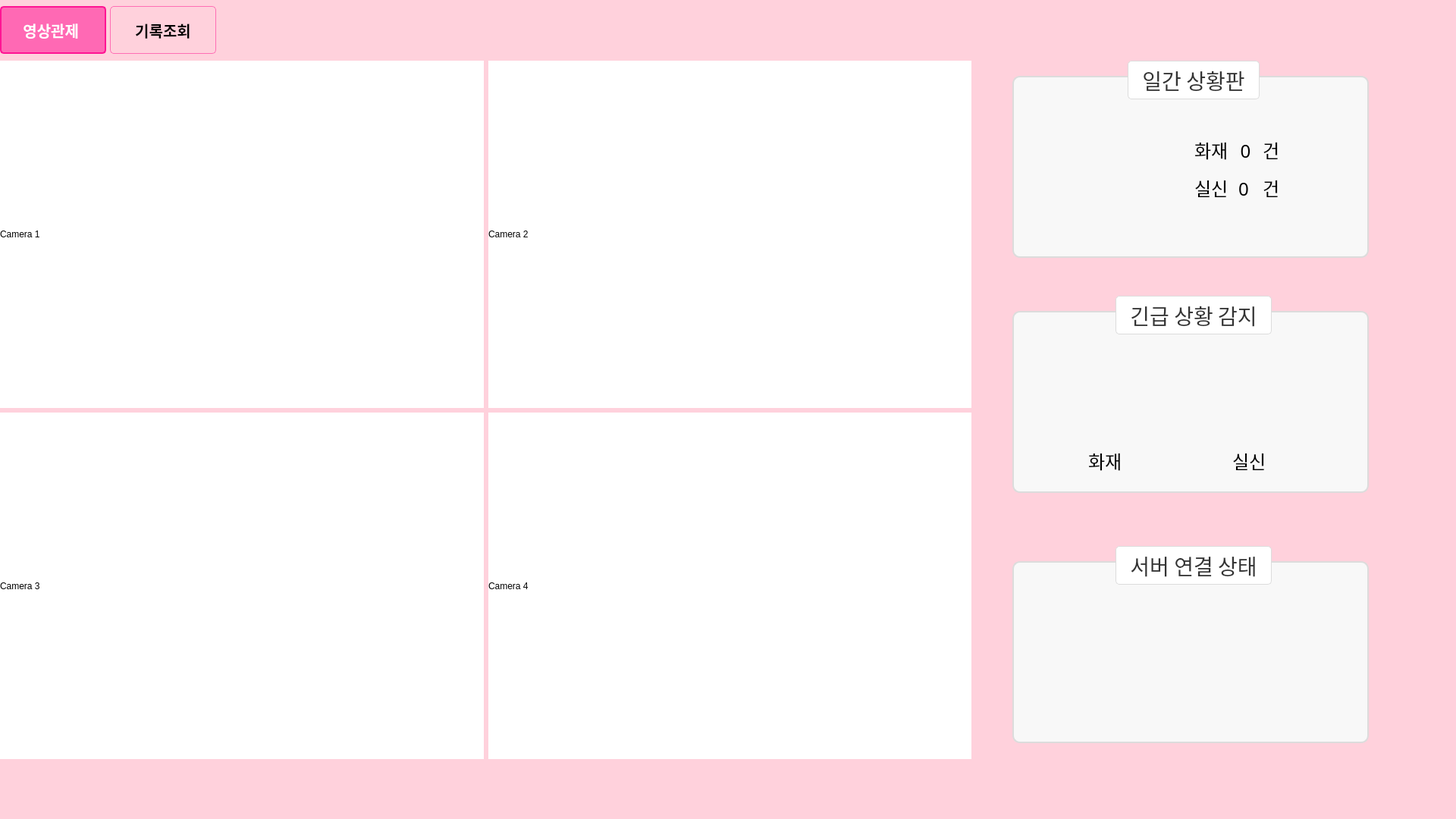
<?xml version="1.0" encoding="UTF-8"?>
<ui version="4.0">
 <class>Dialog</class>
 <widget class="QDialog" name="Dialog">
  <property name="geometry">
   <rect>
    <x>0</x>
    <y>0</y>
    <width>1920</width>
    <height>1080</height>
   </rect>
  </property>
  <property name="windowTitle">
   <string>Dialog</string>
  </property>
  <property name="styleSheet">
   <string notr="true"> background-color: #FFD1DC; </string>
  </property>
  <widget class="QStackedWidget" name="stackedWidget">
   <property name="geometry">
    <rect>
     <x>0</x>
     <y>0</y>
     <width>1920</width>
     <height>1080</height>
    </rect>
   </property>
   <property name="currentIndex">
    <number>0</number>
   </property>
   <widget class="QWidget" name="page">
    <widget class="QWidget" name="gridLayoutWidget">
     <property name="geometry">
      <rect>
       <x>0</x>
       <y>80</y>
       <width>1281</width>
       <height>921</height>
      </rect>
     </property>
     <layout class="QGridLayout" name="gridLayout">
      <property name="spacing">
       <number>6</number>
      </property>
      <item row="1" column="1">
       <widget class="QLabel" name="label">
        <property name="styleSheet">
         <string notr="true">background-color: rgb(255, 255, 255);</string>
        </property>
        <property name="text">
         <string>Camera 1</string>
        </property>
       </widget>
      </item>
      <item row="1" column="2">
       <widget class="QLabel" name="label_2">
        <property name="styleSheet">
         <string notr="true">background-color: rgb(255, 255, 255);</string>
        </property>
        <property name="text">
         <string>Camera 2</string>
        </property>
       </widget>
      </item>
      <item row="2" column="1">
       <widget class="QLabel" name="label_3">
        <property name="styleSheet">
         <string notr="true">background-color: rgb(255, 255, 255);</string>
        </property>
        <property name="text">
         <string>Camera 3</string>
        </property>
       </widget>
      </item>
      <item row="2" column="2">
       <widget class="QLabel" name="label_4">
        <property name="styleSheet">
         <string notr="true">background-color: rgb(255, 255, 255);</string>
        </property>
        <property name="text">
         <string>Camera 4</string>
        </property>
       </widget>
      </item>
     </layout>
    </widget>
    <widget class="QGroupBox" name="groupBox_2">
     <property name="geometry">
      <rect>
       <x>1335</x>
       <y>390</y>
       <width>470</width>
       <height>260</height>
      </rect>
     </property>
     <property name="font">
      <font>
       <family>NanumGothic</family>
       <pointsize>21</pointsize>
      </font>
     </property>
     <property name="styleSheet">
      <string notr="true">QGroupBox {
    background-color: #f8f8f8; /* 부드러운 하얀색 배경 */
    border: 2px solid #dcdcdc; /* 옅은 회색 테두리 */
    border-radius: 10px;       /* 둥근 모서리 */
    margin-top: 20px;          /* 제목 여백 */
    padding: 10px;             /* 내부 여백 */
}
QGroupBox:title {
    subcontrol-origin: margin; /* 제목 위치 설정 */
    subcontrol-position: top center; /* 제목을 상단 중앙에 배치 */
    padding: 5px 15px;          /* 제목 내부 여백 */
    background-color: #ffffff;  /* 제목 배경 흰색 */
    color: #333333;             /* 제목 글자색 */
    border: 1px solid #dcdcdc;  /* 제목 테두리 */
    border-radius: 5px;         /* 제목 둥근 테두리 */
}
</string>
     </property>
     <property name="title">
      <string>긴급 상황 감지</string>
     </property>
     <widget class="QLabel" name="fire_title2">
      <property name="geometry">
       <rect>
        <x>100</x>
        <y>200</y>
        <width>45</width>
        <height>35</height>
       </rect>
      </property>
      <property name="font">
       <font>
        <family>NanumGothic</family>
        <pointsize>18</pointsize>
       </font>
      </property>
      <property name="styleSheet">
       <string notr="true">background-color: rgba(191, 64, 64, 0);</string>
      </property>
      <property name="text">
       <string>화재</string>
      </property>
     </widget>
     <widget class="QLabel" name="swoon_title2">
      <property name="geometry">
       <rect>
        <x>290</x>
        <y>200</y>
        <width>45</width>
        <height>35</height>
       </rect>
      </property>
      <property name="font">
       <font>
        <family>NanumGothic</family>
        <pointsize>18</pointsize>
       </font>
      </property>
      <property name="styleSheet">
       <string notr="true">background-color: rgba(191, 64, 64, 0);</string>
      </property>
      <property name="text">
       <string>실신</string>
      </property>
     </widget>
     <widget class="QLabel" name="swoon_off">
      <property name="geometry">
       <rect>
        <x>250</x>
        <y>60</y>
        <width>120</width>
        <height>141</height>
       </rect>
      </property>
      <property name="styleSheet">
       <string notr="true">background-color: rgba(191, 64, 64, 0);
</string>
      </property>
      <property name="text">
       <string/>
      </property>
      <property name="pixmap">
       <pixmap>ui/die.png</pixmap>
      </property>
      <property name="scaledContents">
       <bool>true</bool>
      </property>
     </widget>
     <widget class="QPushButton" name="fire_detect">
      <property name="geometry">
       <rect>
        <x>60</x>
        <y>60</y>
        <width>120</width>
        <height>141</height>
       </rect>
      </property>
      <property name="styleSheet">
       <string notr="true">    QPushButton {
        background-color: rgba(191, 64, 64, 0);
        border: none;
    }

    QPushButton:focus {
        outline: none;  /* 포커스 시 테두리 제거 */
    }</string>
      </property>
      <property name="text">
       <string/>
      </property>
      <property name="icon">
       <iconset>
        <normaloff>ui/fire_off.png</normaloff>
        <normalon>ui/fire_on.png</normalon>ui/fire_off.png</iconset>
      </property>
      <property name="iconSize">
       <size>
        <width>120</width>
        <height>141</height>
       </size>
      </property>
     </widget>
    </widget>
    <widget class="QGroupBox" name="groupBox">
     <property name="geometry">
      <rect>
       <x>1335</x>
       <y>80</y>
       <width>470</width>
       <height>260</height>
      </rect>
     </property>
     <property name="font">
      <font>
       <family>NanumGothic</family>
       <pointsize>21</pointsize>
      </font>
     </property>
     <property name="styleSheet">
      <string notr="true">QGroupBox {
    background-color: #f8f8f8; /* 부드러운 하얀색 배경 */
    border: 2px solid #dcdcdc; /* 옅은 회색 테두리 */
    border-radius: 10px;       /* 둥근 모서리 */
    margin-top: 20px;          /* 제목 여백 */
    padding: 10px;             /* 내부 여백 */
}
QGroupBox:title {
    subcontrol-origin: margin; /* 제목 위치 설정 */
    subcontrol-position: top center; /* 제목을 상단 중앙에 배치 */
    padding: 5px 15px;          /* 제목 내부 여백 */
    background-color: #ffffff;  /* 제목 배경 흰색 */
    color: #333333;             /* 제목 글자색 */
    border: 1px solid #dcdcdc;  /* 제목 테두리 */
    border-radius: 5px;         /* 제목 둥근 테두리 */
}
</string>
     </property>
     <property name="title">
      <string>일간 상황판</string>
     </property>
     <widget class="QLabel" name="fire_title">
      <property name="geometry">
       <rect>
        <x>240</x>
        <y>100</y>
        <width>45</width>
        <height>35</height>
       </rect>
      </property>
      <property name="font">
       <font>
        <family>NanumGothic</family>
        <pointsize>18</pointsize>
       </font>
      </property>
      <property name="styleSheet">
       <string notr="true">background-color: rgba(191, 64, 64, 0);</string>
      </property>
      <property name="text">
       <string>화재</string>
      </property>
     </widget>
     <widget class="QLabel" name="fire_label">
      <property name="geometry">
       <rect>
        <x>330</x>
        <y>100</y>
        <width>23</width>
        <height>35</height>
       </rect>
      </property>
      <property name="font">
       <font>
        <family>NanumGothic</family>
        <pointsize>18</pointsize>
       </font>
      </property>
      <property name="styleSheet">
       <string notr="true">background-color: rgba(191, 64, 64, 0);</string>
      </property>
      <property name="text">
       <string>건</string>
      </property>
     </widget>
     <widget class="QLabel" name="swoon_label">
      <property name="geometry">
       <rect>
        <x>330</x>
        <y>150</y>
        <width>23</width>
        <height>35</height>
       </rect>
      </property>
      <property name="font">
       <font>
        <family>NanumGothic</family>
        <pointsize>18</pointsize>
       </font>
      </property>
      <property name="styleSheet">
       <string notr="true">background-color: rgba(191, 64, 64, 0);</string>
      </property>
      <property name="text">
       <string>건</string>
      </property>
     </widget>
     <widget class="QLabel" name="swoon_title">
      <property name="geometry">
       <rect>
        <x>240</x>
        <y>150</y>
        <width>45</width>
        <height>35</height>
       </rect>
      </property>
      <property name="font">
       <font>
        <family>NanumGothic</family>
        <pointsize>18</pointsize>
       </font>
      </property>
      <property name="styleSheet">
       <string notr="true">background-color: rgba(191, 64, 64, 0);</string>
      </property>
      <property name="text">
       <string>실신</string>
      </property>
     </widget>
     <widget class="QLabel" name="swoon_count">
      <property name="geometry">
       <rect>
        <x>292</x>
        <y>155</y>
        <width>31</width>
        <height>28</height>
       </rect>
      </property>
      <property name="font">
       <font>
        <family>NanumGothic</family>
        <pointsize>18</pointsize>
       </font>
      </property>
      <property name="styleSheet">
       <string notr="true">background-color: rgba(191, 64, 64, 0);</string>
      </property>
      <property name="text">
       <string> 0</string>
      </property>
     </widget>
     <widget class="QLabel" name="fire_icon">
      <property name="geometry">
       <rect>
        <x>120</x>
        <y>100</y>
        <width>81</width>
        <height>71</height>
       </rect>
      </property>
      <property name="styleSheet">
       <string notr="true">background-color: rgba(191, 64, 64, 0);</string>
      </property>
      <property name="text">
       <string/>
      </property>
      <property name="pixmap">
       <pixmap>../../../../../Downloads/siren.png</pixmap>
      </property>
      <property name="scaledContents">
       <bool>true</bool>
      </property>
     </widget>
     <widget class="QLabel" name="fire_count">
      <property name="geometry">
       <rect>
        <x>292</x>
        <y>105</y>
        <width>31</width>
        <height>28</height>
       </rect>
      </property>
      <property name="font">
       <font>
        <family>NanumGothic</family>
        <pointsize>18</pointsize>
       </font>
      </property>
      <property name="styleSheet">
       <string notr="true">background-color: rgba(191, 64, 64, 0);</string>
      </property>
      <property name="text">
       <string>0</string>
      </property>
      <property name="alignment">
       <set>Qt::AlignCenter</set>
      </property>
     </widget>
    </widget>
    <widget class="QGroupBox" name="groupBox_3">
     <property name="geometry">
      <rect>
       <x>1335</x>
       <y>720</y>
       <width>470</width>
       <height>260</height>
      </rect>
     </property>
     <property name="font">
      <font>
       <family>NanumGothic</family>
       <pointsize>21</pointsize>
      </font>
     </property>
     <property name="styleSheet">
      <string notr="true">QGroupBox {
    background-color: #f8f8f8; /* 부드러운 하얀색 배경 */
    border: 2px solid #dcdcdc; /* 옅은 회색 테두리 */
    border-radius: 10px;       /* 둥근 모서리 */
    margin-top: 20px;          /* 제목 여백 */
    padding: 10px;             /* 내부 여백 */
}
QGroupBox:title {
    subcontrol-origin: margin; /* 제목 위치 설정 */
    subcontrol-position: top center; /* 제목을 상단 중앙에 배치 */
    padding: 5px 15px;          /* 제목 내부 여백 */
    background-color: #ffffff;  /* 제목 배경 흰색 */
    color: #333333;             /* 제목 글자색 */
    border: 1px solid #dcdcdc;  /* 제목 테두리 */
    border-radius: 5px;         /* 제목 둥근 테두리 */
}
</string>
     </property>
     <property name="title">
      <string>서버 연결 상태</string>
     </property>
     <widget class="QPushButton" name="fire_server_on">
      <property name="geometry">
       <rect>
        <x>180</x>
        <y>90</y>
        <width>101</width>
        <height>101</height>
       </rect>
      </property>
      <property name="styleSheet">
       <string notr="true">    QPushButton {
        background-color: rgba(191, 64, 64, 0);
        border: none;
    }

    QPushButton:focus {
        outline: none;  /* 포커스 시 테두리 제거 */
    }</string>
      </property>
      <property name="text">
       <string/>
      </property>
      <property name="icon">
       <iconset>
        <normaloff>ui/light_off.png</normaloff>
        <normalon>ui/light_on.png</normalon>ui/light_off.png</iconset>
      </property>
      <property name="iconSize">
       <size>
        <width>100</width>
        <height>100</height>
       </size>
      </property>
     </widget>
    </widget>
   </widget>
   <widget class="QWidget" name="page_2">
    <property name="styleSheet">
     <string notr="true">QPushButton:focus {
    outline: none; /* 포커스 테두리 제거 */
}</string>
    </property>
    <widget class="QComboBox" name="comboBox_2">
     <property name="geometry">
      <rect>
       <x>1705</x>
       <y>83</y>
       <width>130</width>
       <height>61</height>
      </rect>
     </property>
     <property name="font">
      <font>
       <pointsize>14</pointsize>
      </font>
     </property>
     <item>
      <property name="text">
       <string>0분</string>
      </property>
     </item>
     <item>
      <property name="text">
       <string>10분</string>
      </property>
     </item>
     <item>
      <property name="text">
       <string>20분</string>
      </property>
     </item>
     <item>
      <property name="text">
       <string>30분</string>
      </property>
     </item>
     <item>
      <property name="text">
       <string>40분</string>
      </property>
     </item>
     <item>
      <property name="text">
       <string>50분</string>
      </property>
     </item>
    </widget>
    <widget class="QWidget" name="layoutWidget_2">
     <property name="geometry">
      <rect>
       <x>1280</x>
       <y>160</y>
       <width>271</width>
       <height>61</height>
      </rect>
     </property>
     <layout class="QHBoxLayout" name="horizontalLayout">
      <item>
       <spacer name="horizontalSpacer_9">
        <property name="orientation">
         <enum>Qt::Horizontal</enum>
        </property>
        <property name="sizeType">
         <enum>QSizePolicy::Ignored</enum>
        </property>
        <property name="sizeHint" stdset="0">
         <size>
          <width>31</width>
          <height>5</height>
         </size>
        </property>
       </spacer>
      </item>
      <item>
       <widget class="QRadioButton" name="Fire_radioButton">
        <property name="font">
         <font>
          <pointsize>14</pointsize>
         </font>
        </property>
        <property name="text">
         <string>화재</string>
        </property>
       </widget>
      </item>
      <item>
       <spacer name="horizontalSpacer_10">
        <property name="orientation">
         <enum>Qt::Horizontal</enum>
        </property>
        <property name="sizeType">
         <enum>QSizePolicy::Ignored</enum>
        </property>
        <property name="sizeHint" stdset="0">
         <size>
          <width>40</width>
          <height>20</height>
         </size>
        </property>
       </spacer>
      </item>
      <item>
       <widget class="QRadioButton" name="swoon_radioButton">
        <property name="font">
         <font>
          <pointsize>14</pointsize>
         </font>
        </property>
        <property name="text">
         <string>실신</string>
        </property>
       </widget>
      </item>
     </layout>
    </widget>
    <widget class="QPushButton" name="searchButton">
     <property name="geometry">
      <rect>
       <x>1565</x>
       <y>160</y>
       <width>131</width>
       <height>61</height>
      </rect>
     </property>
     <property name="font">
      <font>
       <pointsize>14</pointsize>
      </font>
     </property>
     <property name="focusPolicy">
      <enum>Qt::NoFocus</enum>
     </property>
     <property name="layoutDirection">
      <enum>Qt::LeftToRight</enum>
     </property>
     <property name="styleSheet">
      <string notr="true">QPushButton:focus {
    outline: none; /* 기본 포커스 테두리 제거 */
}</string>
     </property>
     <property name="text">
      <string>조회</string>
     </property>
    </widget>
    <widget class="QWidget" name="videowidget" native="true">
     <property name="geometry">
      <rect>
       <x>0</x>
       <y>83</y>
       <width>1274</width>
       <height>921</height>
      </rect>
     </property>
     <property name="styleSheet">
      <string notr="true">background-color: rgb(119, 118, 123);</string>
     </property>
    </widget>
    <widget class="QPushButton" name="viewButton">
     <property name="geometry">
      <rect>
       <x>1705</x>
       <y>160</y>
       <width>131</width>
       <height>61</height>
      </rect>
     </property>
     <property name="font">
      <font>
       <pointsize>14</pointsize>
      </font>
     </property>
     <property name="focusPolicy">
      <enum>Qt::NoFocus</enum>
     </property>
     <property name="styleSheet">
      <string notr="true">QPushButton:focus {
    outline: none; /* 기본 포커스 테두리 제거 */
}</string>
     </property>
     <property name="text">
      <string>보기</string>
     </property>
    </widget>
    <widget class="QDateEdit" name="dateEdit">
     <property name="geometry">
      <rect>
       <x>1285</x>
       <y>83</y>
       <width>271</width>
       <height>61</height>
      </rect>
     </property>
     <property name="font">
      <font>
       <pointsize>14</pointsize>
      </font>
     </property>
     <property name="displayFormat">
      <string>yyyyMMdd</string>
     </property>
     <property name="calendarPopup">
      <bool>true</bool>
     </property>
     <property name="date">
      <date>
       <year>2024</year>
       <month>12</month>
       <day>18</day>
      </date>
     </property>
    </widget>
    <widget class="QComboBox" name="comboBox">
     <property name="geometry">
      <rect>
       <x>1565</x>
       <y>83</y>
       <width>130</width>
       <height>61</height>
      </rect>
     </property>
     <property name="font">
      <font>
       <pointsize>14</pointsize>
      </font>
     </property>
     <item>
      <property name="text">
       <string>0시</string>
      </property>
     </item>
     <item>
      <property name="text">
       <string>1시</string>
      </property>
     </item>
     <item>
      <property name="text">
       <string>2시</string>
      </property>
     </item>
     <item>
      <property name="text">
       <string>3시</string>
      </property>
     </item>
     <item>
      <property name="text">
       <string>4시</string>
      </property>
     </item>
     <item>
      <property name="text">
       <string>5시</string>
      </property>
     </item>
     <item>
      <property name="text">
       <string>6시</string>
      </property>
     </item>
     <item>
      <property name="text">
       <string>7시</string>
      </property>
     </item>
     <item>
      <property name="text">
       <string>8시</string>
      </property>
     </item>
     <item>
      <property name="text">
       <string>9시</string>
      </property>
     </item>
     <item>
      <property name="text">
       <string>10시</string>
      </property>
     </item>
     <item>
      <property name="text">
       <string>11시</string>
      </property>
     </item>
     <item>
      <property name="text">
       <string>12시</string>
      </property>
     </item>
     <item>
      <property name="text">
       <string>13시</string>
      </property>
     </item>
     <item>
      <property name="text">
       <string>14시</string>
      </property>
     </item>
     <item>
      <property name="text">
       <string>15시</string>
      </property>
     </item>
     <item>
      <property name="text">
       <string>16시</string>
      </property>
     </item>
     <item>
      <property name="text">
       <string>17시</string>
      </property>
     </item>
     <item>
      <property name="text">
       <string>18시</string>
      </property>
     </item>
     <item>
      <property name="text">
       <string>19시</string>
      </property>
     </item>
     <item>
      <property name="text">
       <string>20시</string>
      </property>
     </item>
     <item>
      <property name="text">
       <string>21시</string>
      </property>
     </item>
     <item>
      <property name="text">
       <string>22시</string>
      </property>
     </item>
     <item>
      <property name="text">
       <string>23시</string>
      </property>
     </item>
    </widget>
    <widget class="QTableWidget" name="tableWidget">
     <property name="geometry">
      <rect>
       <x>1285</x>
       <y>240</y>
       <width>551</width>
       <height>765</height>
      </rect>
     </property>
     <property name="font">
      <font>
       <family>Ubuntu</family>
       <pointsize>13</pointsize>
       <weight>50</weight>
       <italic>false</italic>
       <bold>false</bold>
      </font>
     </property>
     <property name="layoutDirection">
      <enum>Qt::LeftToRight</enum>
     </property>
     <property name="styleSheet">
      <string notr="true">font: 13pt &quot;Ubuntu&quot;;</string>
     </property>
     <property name="gridStyle">
      <enum>Qt::NoPen</enum>
     </property>
     <attribute name="horizontalHeaderCascadingSectionResizes">
      <bool>true</bool>
     </attribute>
     <attribute name="horizontalHeaderDefaultSectionSize">
      <number>183</number>
     </attribute>
     <attribute name="horizontalHeaderStretchLastSection">
      <bool>true</bool>
     </attribute>
     <column>
      <property name="text">
       <string>비디오 ID</string>
      </property>
     </column>
     <column>
      <property name="text">
       <string>파일 이름</string>
      </property>
     </column>
     <column>
      <property name="text">
       <string>저장 시간</string>
      </property>
     </column>
    </widget>
   </widget>
  </widget>
  <widget class="QPushButton" name="Monitoring_Button">
   <property name="enabled">
    <bool>true</bool>
   </property>
   <property name="geometry">
    <rect>
     <x>0</x>
     <y>8</y>
     <width>140</width>
     <height>63</height>
    </rect>
   </property>
   <property name="font">
    <font>
     <pointsize>15</pointsize>
     <weight>75</weight>
     <bold>true</bold>
    </font>
   </property>
   <property name="focusPolicy">
    <enum>Qt::NoFocus</enum>
   </property>
   <property name="styleSheet">
    <string notr="true">    QPushButton {
        background-color: #FF69B4; /* 활성화 시 진한 분홍색 배경 */
        color: #FFFFFF; /* 흰색 텍스트 */
        border: 2px solid #FF1493; /* 더 진한 핑크 테두리 */
        font-weight: bold; /* 굵은 글자 */
        border-radius: 5px; /* 둥근 버튼 */
        padding: 5px 10px; /* 안쪽 여백 */
    }
</string>
   </property>
   <property name="text">
    <string>영상관제 </string>
   </property>
  </widget>
  <widget class="QPushButton" name="Event_Log_Button">
   <property name="geometry">
    <rect>
     <x>145</x>
     <y>8</y>
     <width>140</width>
     <height>63</height>
    </rect>
   </property>
   <property name="font">
    <font>
     <pointsize>15</pointsize>
     <weight>75</weight>
     <bold>true</bold>
    </font>
   </property>
   <property name="focusPolicy">
    <enum>Qt::NoFocus</enum>
   </property>
   <property name="styleSheet">
    <string notr="true">    QPushButton {
        background-color: #FFD1DC; /* 기본 상태 밝은 핑크색 배경 */
        color: #000000; /* 검은색 텍스트 */
        border: 1px solid #FF6EB4; /* 연한 핑크 테두리 */
        border-radius: 5px; /* 둥근 버튼 */
        padding: 5px 10px; /* 안쪽 여백 */
    }
</string>
   </property>
   <property name="text">
    <string>기록조회</string>
   </property>
  </widget>
 </widget>
 <resources/>
 <connections/>
</ui>
